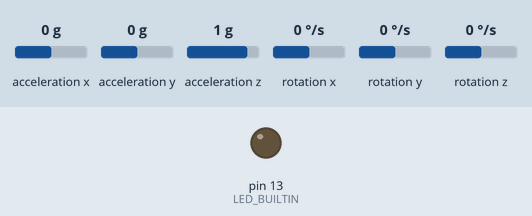
Recording of a sketch running on a simulated Arduino Uno, built with avr-gcc and run on an emulated ATmega328P. Shown: output pins drawn as LEDs (lit = HIGH). Inputs (shaded band) come from the test bench; at power-on: acceleration x 0 g, acceleration y 0 g, acceleration z 1 g, rotation x 0 °/s, rotation y 0 °/s, rotation z 0 °/s. What the sketch prints to the serial monitor is not drawn.

Above: at 1.2 s.
1.3 s: acceleration x set to 0.2 g
At 2.4 s:
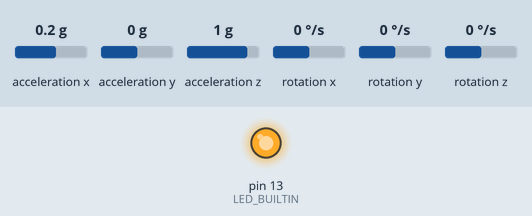
2.8 s: acceleration x set to -1.4 g
At 3.6 s:
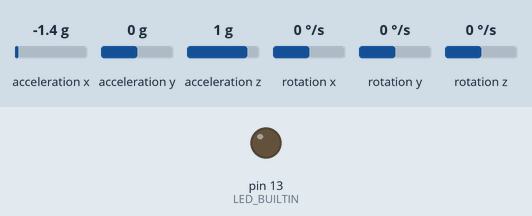
5.8 s: acceleration x set to 0.8 g
At 7.1 s:
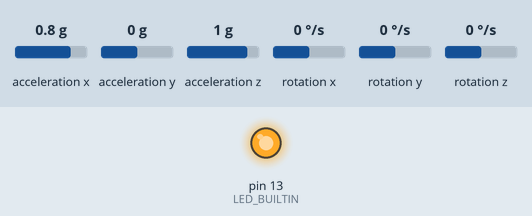
Timing chart, 0 to 8.8 s (numbered marks = the images above; inputs shaded):
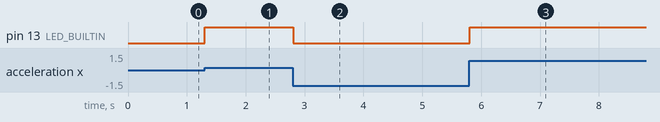

The sketch:

Pressure_LED.ino
```cpp
#include <Arduino_FreeRTOS.h>
#include <queue.h>
// I2Cdev and MPU6050 must be installed as libraries, or else the .cpp/.h files
// for both classes must be in the include path of your project
#include "I2Cdev.h"
#include "MPU6050.h"

// Arduino Wire library is required if I2Cdev I2CDEV_ARDUINO_WIRE implementation
// is used in I2Cdev.h
#if I2CDEV_IMPLEMENTATION == I2CDEV_ARDUINO_WIRE
#include "Wire.h"
#endif
// class default I2C address is 0x68
// specific I2C addresses may be passed as a parameter here
// AD0 low = 0x68 (default for InvenSense evaluation board)
// AD0 high = 0x69
MPU6050 accelgyro;
//MPU6050 accelgyro(0x69); // <-- use for AD0 high

int16_t ax, ay, az;
int16_t gx, gy, gz;
int brightness = 0;


// uncomment "OUTPUT_READABLE_ACCELGYRO" if you want to see a tab-separated
// list of the accel X/Y/Z and then gyro X/Y/Z values in decimal. Easy to read,
// not so easy to parse, and slow(er) over UART.
#define OUTPUT_READABLE_ACCELGYRO

// uncomment "OUTPUT_BINARY_ACCELGYRO" to send all 6 axes of data as 16-bit
// binary, one right after the other. This is very fast (as fast as possible
// without compression or data loss), and easy to parse, but impossible to read
// for a human.
//#define OUTPUT_BINARY_ACCELGYRO

// define two tasks for Blink & AnalogRead
void TaskPressSens1( void *pvParameters );
void TaskLED( void *pvParameters );
QueueHandle_t QueuePressToLED = 0;

bool blinkState = false;

// the setup function runs once when you press reset or power the board
void setup() {
  // join I2C bus (I2Cdev library doesn't do this automatically)
#if I2CDEV_IMPLEMENTATION == I2CDEV_ARDUINO_WIRE
  Wire.begin();
#elif I2CDEV_IMPLEMENTATION == I2CDEV_BUILTIN_FASTWIRE
  Fastwire::setup(400, true);
#endif


  // initialize serial communication at 9600 bits per second:
  Serial.begin(9600);

  // initialize device
  Serial.println("Initializing I2C devices...");
  accelgyro.initialize();

  // verify connection
  Serial.println("Testing device connections...");
  Serial.println(accelgyro.testConnection() ? "MPU6050 connection successful" : "MPU6050 connection failed");

  //creating the queue to transfer data from pressure sensor read task to LED glow task
  QueuePressToLED = xQueueCreate(3, sizeof(int));

  // initialize digital LED_BUILTIN on pin 13 as an output.
  pinMode(LED_BUILTIN, OUTPUT);

  // Now set up two tasks to run independently.
  xTaskCreate(
    TaskPressSens1
    ,  (const portCHAR *)"PressSens1"   // A name just for humans
    ,  128  // This stack size can be checked & adjusted by reading the Stack Highwater
    ,  NULL
    ,  2  // Priority, with 3 (configMAX_PRIORITIES - 1) being the highest, and 0 being the lowest.
    ,  NULL );

  xTaskCreate(
    TaskLED
    ,  (const portCHAR *) "LED"
    ,  128  // Stack size
    ,  NULL
    ,  1  // Priority
    ,  NULL );

  // Now the task scheduler, which takes over control of scheduling individual tasks, is automatically started.
}

void loop()
{
  // Empty. Things are done in Tasks.
}

/*--------------------------------------------------*/
/*---------------------- Tasks ---------------------*/
/*--------------------------------------------------*/

void TaskPressSens1(void *pvParameters)  // This is a task.
{
  (void) pvParameters;

  int i = 0;

  for (;;)
  {
    // read raw accel/gyro measurements from device
    accelgyro.getMotion6(&ax, &ay, &az, &gx, &gy, &gz);

    // these methods (and a few others) are also available
    //accelgyro.getAcceleration(&ax, &ay, &az);
    //accelgyro.getRotation(&gx, &gy, &gz);


    // read the input on analog pin 0:
    //    int sensorValue = analogRead(A0);
    // print out the value you read:
    if (! xQueueSend(QueuePressToLED, &ax, 1)) {
            Serial.println("Failed to send to queue");
    }

    //    Serial.println(i);
    vTaskDelay(1);  // one tick delay (15ms) in between reads for stability

    i++;
  }
}

void TaskLED(void *pvParameters)  // This is a task.
{
  (void) pvParameters;

  int press_val = 0;

  for (;;) // A Task shall never return or exit.
  {
    if (xQueueReceive(QueuePressToLED, &press_val, 1)) {
//      Serial.println("Received : ");
//      Serial.println(press_val);
      brightness = abs((17000+press_val)/140);
      analogWrite(LED_BUILTIN, brightness);
//      vTaskDelay( 10); // wait for one second
    }
    else {
            Serial.println("Failed to receive");
    }
  }
}
```

Measured:
- the behaviour switches between 0 and 0.1 g on acceleration x (found by bisection; images 0 and 1)
- after the input at 1.3 s, pin 13 (LED_BUILTIN): LOW → HIGH at once
- after the input at 2.8 s, pin 13 (LED_BUILTIN): HIGH → LOW at once
- after the input at 5.8 s, pin 13 (LED_BUILTIN): LOW → HIGH at once
